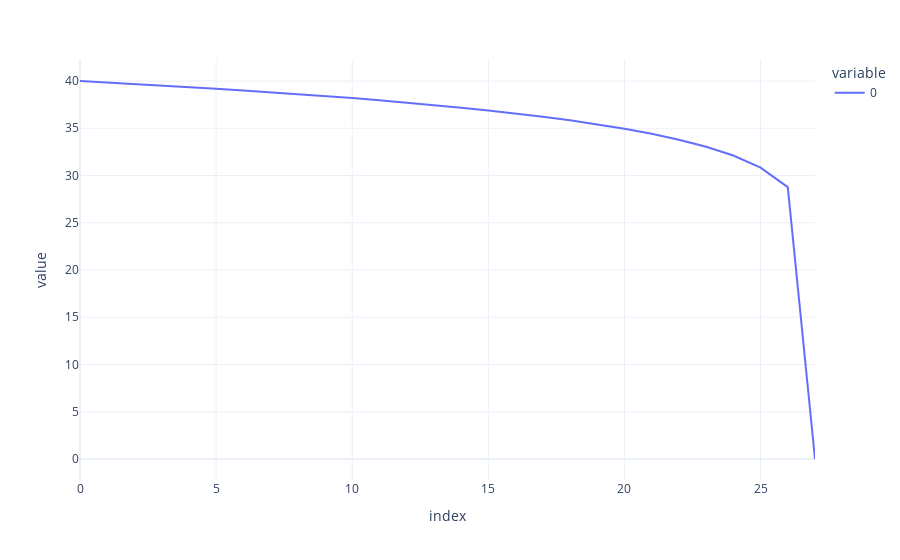

Here is the notebook cell this chart was saved with:
### Code cell
px.line(emissions_trajectory)

### Figure 1 — Plotly figure (JSON) as saved in the notebook; plotly's stock layout.template omitted (floating-point values rounded to 4 significant figures)
{"data": [{"hovertemplate": "variable=0<br>index=%{x}<br>value=%{y}<extra></extra>", "legendgroup": "0", "line": {"color": "#636efa", "dash": "solid"}, "marker": {"symbol": "circle"}, "mode": "lines", "name": "0", "orientation": "v", "showlegend": true, "type": "scatter", "x": [0, 1, 2, 3, 4, 5, 6, 7, 8, 9, 10, 11, 12, 13, 14, 15, 16, 17, 18, 19, 20, 21, 22, 23, 24, 25, 26, 27], "xaxis": "x", "y": [40, 39.85, 39.69, 39.53, 39.36, 39.19, 39.01, 38.82, 38.62, 38.41, 38.19, 37.96, 37.72, 37.46, 37.18, 36.88, 36.56, 36.22, 35.84, 35.42, 34.95, 34.41, 33.79, 33.05, 32.11, 30.83, 28.77, 0], "yaxis": "y"}], "layout": {"legend": {"title": {"text": "variable"}, "tracegroupgap": 0}, "margin": {"t": 60}, "xaxis": {"anchor": "y", "domain": [0, 1], "title": {"text": "index"}}, "yaxis": {"anchor": "x", "domain": [0, 1], "title": {"text": "value"}}}}
